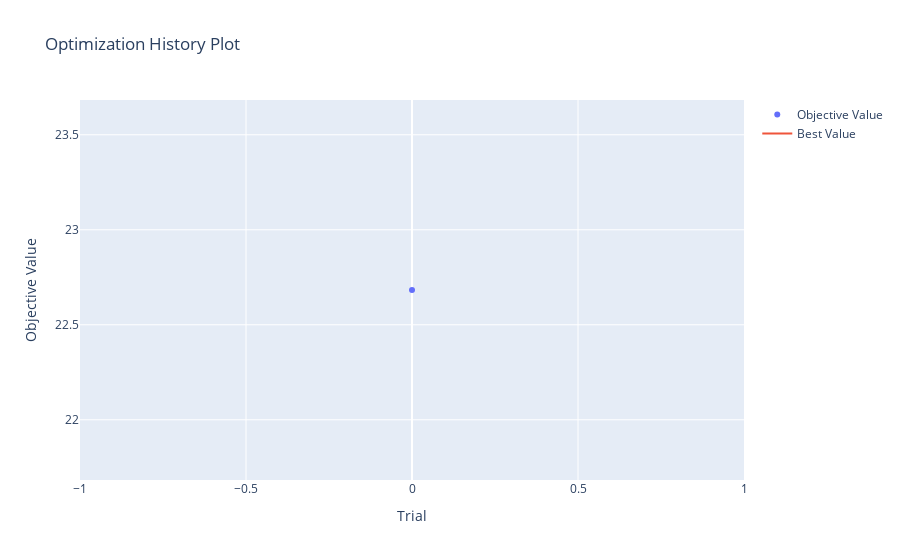

Notebook code cell kept with this figure:
### Code cell
settings = {
    "name": "darts",
    "best": False,
    "pct": False,
    "optuna": True,
    "plot": 1,
    "direction": [-1, 1, 0][-1], # Whether to show largest decreases, increases, or both
    "target": "Last Price",
    "loss_name": ["MAPE", "RMSE", "MAE", "SMAPE", "MSE", "OPE", "RMSLE", "R2", "COV"][0],
    "secondary_loss": ["MAPE", "RMSE", "MAE", "SMAPE", "MSE", "OPE", "RMSLE", "R2", "COV"][1],
    "base_path": "config_history",
    "data_path": "Data/data.csv",
    "time_col_name": "Datetime",
    "group_col_name": "Ticker",
    "max_prediction_length": 90,
    "tuning_epochs": 10,
    "training_epochs": 100,
    "n_trials": 1,
    "n_splits": 5,
    "corr_thresh": 0.20,
    "train_test_pct": 0.75,
    "float_precision": ["medium", "high", "highest"][0],
    "validation": [None, "rolling"][-1],
    "scaling_method": [MinMaxScaler, StandardScaler][-1],
    "models": {
        "TFTModel": {
            "model_class": TFTModel,
            "supports_trainer_kwargs": True,
            "gradient_clip_val": 0.45,
            "model_parameters": {
                "input_chunk_length": 252,
                "output_chunk_length": 90,
                "hidden_size": 61,
                "lstm_layers": 2,
                "num_attention_heads": 11,
                "dropout": 0.1257,
                "hidden_continuous_size": 23,
                "optimizer_kwargs": {"lr": 1e-3},
                "add_relative_index": True,
                "use_static_covariates": False,
                "feed_forward": [
                "GatedResidualNetwork", "GLU", "Bilinear", "ReGLU", "GEGLU", "SwiGLU", "ReLU", "GELU"
                ][0],
            },
            "hyper_params": {
                "hidden_size": [1, 100],
                "lstm_layers": [1, 4],
                "num_attention_heads": [1, 16],
                "dropout": [0.1, 0.3],
                "hidden_continuous_size": [1, 100],
                "batch_size": [24, 48, 96],
                "n_epochs": [25, 50, 100],
                },
        },
    },
}
models = ModelEvaluator(settings)

# Simply training one model, for example
single_model = "TFTModel"
models.train(single_model)

# Analyzing and comparing all models
# models.run_all_models(tune=False)
# models.compare_models()

### Figure 1 — Plotly figure (JSON) as saved in the notebook; plotly's stock layout.template omitted (floating-point values rounded to 4 significant figures)
{"data": [{"mode": "markers", "name": "Objective Value", "type": "scatter", "x": [0], "y": [22.68]}, {"mode": "lines", "name": "Best Value", "type": "scatter", "x": [0], "y": [22.68]}, {"marker": {"color": "#cccccc"}, "mode": "markers", "name": "Infeasible Trial", "showlegend": false, "type": "scatter", "x": [], "y": []}], "layout": {"title": {"text": "Optimization History Plot"}, "xaxis": {"title": {"text": "Trial"}}, "yaxis": {"title": {"text": "Objective Value"}}}}
